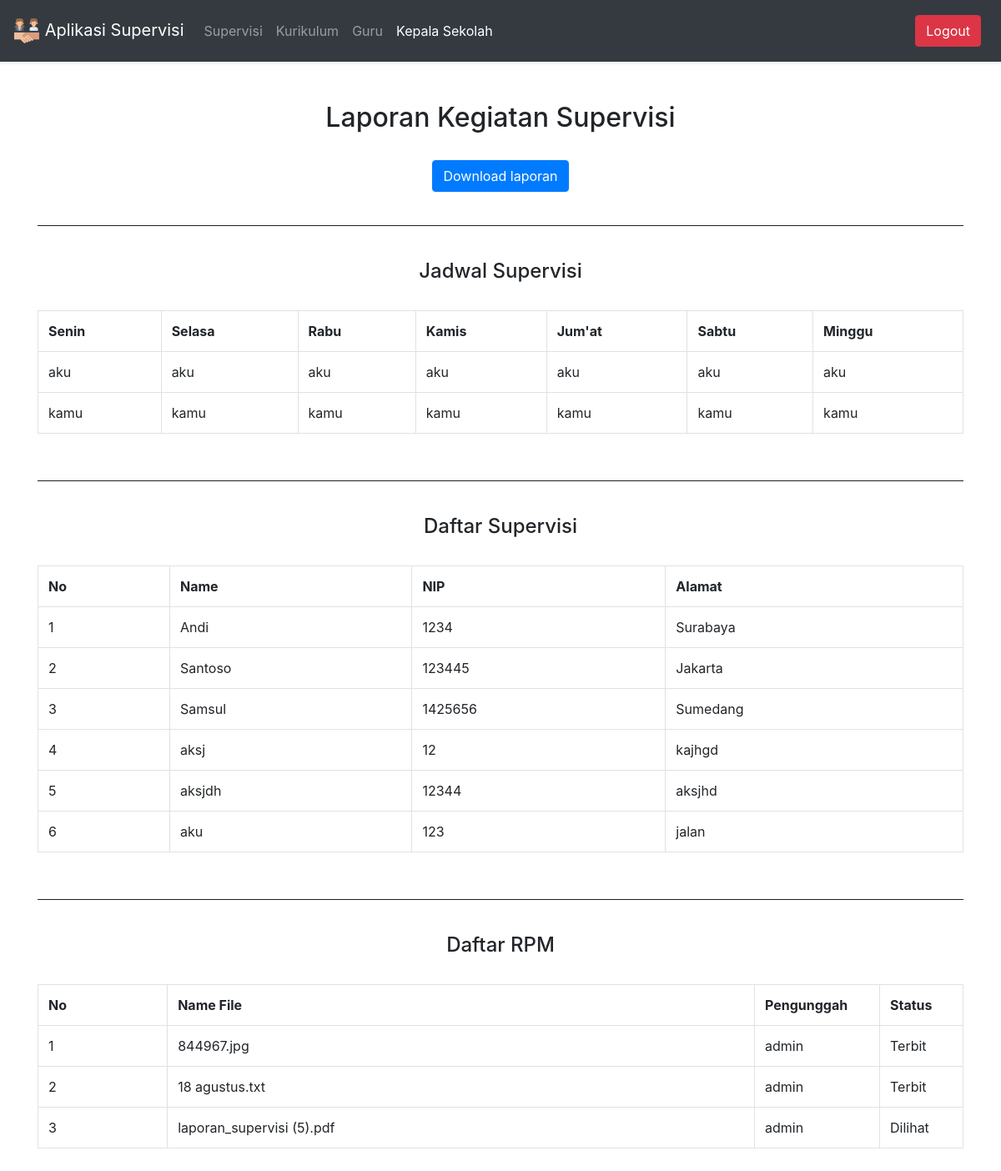
Page /view/kepala_sekolah/index.php (signed in) on the committed database.
### tables this page shows
CREATE TABLE `jadwal` (
  `id` int(11) NOT NULL,
  `senin` varchar(100) NOT NULL,
  `selasa` varchar(100) NOT NULL,
  `rabu` varchar(100) NOT NULL,
  `kamis` varchar(100) NOT NULL,
  `jumat` varchar(100) NOT NULL,
  `sabtu` varchar(100) NOT NULL,
  `minggu` varchar(100) NOT NULL
);

CREATE TABLE `supervisi` (
  `id` int(11) NOT NULL,
  `nama` varchar(50) NOT NULL,
  `nip` varchar(50) NOT NULL,
  `alamat` text NOT NULL
);

CREATE TABLE `upload` (
  `id_file` int(11) NOT NULL,
  `nama_file` varchar(100) NOT NULL,
  `status` varchar(100) DEFAULT NULL,
  `pengunggah` varchar(500) DEFAULT NULL
);

### view/kepala_sekolah/index.php (the view, shortened to what this page needs)
<!DOCTYPE html>
    <html>
        <head>
            <link rel="stylesheet" href="https://stackpath.bootstrapcdn.com/bootstrap/4.5.2/css/bootstrap.min.css">
        </head>
        <body>
            <nav class="navbar navbar-expand-lg navbar-dark bg-dark shadow-sm p-3 mb-5 bg-black">
                <a class="navbar-brand" href="../dashboard.php">
                    <img src="../../assets/img/supervisor.png" class="d-inline-block align-top" alt="">
                    Aplikasi Supervisi
                </a>
                <div class="collapse navbar-collapse" id="navbarSupportedContent">
                    <ul class="navbar-nav mr-auto">
                        <li class="nav-item">
                            <a class="nav-link" href="../supervisi/index.php">Supervisi</a>
                        </li>
                        <li class="nav-item">
                            <a class="nav-link" href="../kurikulum/index.php">Kurikulum</a>
                        </li>
                        <li class="nav-item">
                            <a class="nav-link" href="../guru/index.php">Guru</a>
                        </li>
                        <li class="nav-item active">
                            <a class="nav-link" href="../kepala_sekolah/index.php">Kepala Sekolah <span class="sr-only">(current)</span></a>
                        </li>
                    </ul>
                    <a href="../logout.php" class="btn btn-danger mr-2">Logout</a>
                </div>
            </nav>
            <div class="container">
                <h2 align='center'>Laporan Kegiatan Supervisi</h3>
                <br>
                <form align='center' action="report.php">
                    <button type="submit" class="btn btn-primary">Download laporan </button>
                </form>
                <br>
                <hr color="#212121">
                <br>
                <h4 align='center'>Jadwal Supervisi</h4>
                <br>
                <div class="form-group">
                    <table class="table table-bordered">
                        <tr>
                            <th>Senin</th>
                            <th>Selasa</th>
                            <th>Rabu</th>
                            <th>Kamis</th>
                            <th>Jum'at</th>
                            <th>Sabtu</th>
                            <th>Minggu</th>
                        </tr>
                        <?php
                            include "../../config/index.php";
                            $query_mysql = mysqli_query($koneksi, "SELECT * FROM jadwal");
                            while($data = mysqli_fetch_array($query_mysql)){
                        ?>
                        <tr>
                            <td><?php echo $data['senin']; ?></td>
                            <td><?php echo $data['selasa']; ?></td>
                            <td><?php echo $data['rabu']; ?></td>
                            <td><?php echo $data['kamis']; ?></td>
                            <td><?php echo $data['jumat']; ?></td>
                            <td><?php echo $data['sabtu']; ?></td>
                            <td><?php echo $data['minggu']; ?></td>
                        </tr>
                        <?php } ?>
                    </table>
                </div>
                <br>
                <hr color="#212121">
                <br>
                <h4 align='center'>Daftar Supervisi</h4>
                <br>
                <div class="form-group">
                    <table class="table table-bordered">
                        <tr>
                            <th>No</th>
                            <th>Name</th>
                            <th>NIP</th>
                            <th>Alamat</th>
                        </tr>
                        <?php
                            include "../../config/index.php";
                            $query_mysql = mysqli_query($koneksi, "SELECT * FROM supervisi");
                            $nomor = 1;
                            while($data = mysqli_fetch_array($query_mysql)){
                        ?>
                            <tr>
                            <td><?php echo $nomor++; ?></td>
                            <td><?php echo $data['nama']; ?></td>
                            <td><?php echo $data['nip']; ?></td>
                            <td><?php echo $data['alamat']; ?></td>
                        </tr>
                        <?php } ?>
                    </table>
                </div>
                <br>
                <hr color="#212121">
                <br>
                 <h4 align='center'>Daftar RPM</h4>
                <br>
                <div class="form-group">
                    <table class="table table-bordered">
                        <tr>
                            <th>No</th>
                            <th>Name File</th>
                            <th width="150px">Pengunggah</th>
                            <th width="100px">Status</th>
                        </tr>
                        <?php
                            include "../../config/index.php";
                            $query_mysql = mysqli_query($koneksi, "SELECT * FROM upload");
                            $nomor = 1;
                            while($data = mysqli_fetch_array($query_mysql)){
                        ?>
                            <tr>
                            <td><?php echo $nomor++; ?></td>
                            <td><?php echo $data['nama_file']; ?></td>
                            <td><?php echo $data['pengunggah']; ?></td>
                            <td><?php echo $data['status']; ?></td>
                        </tr>
                        <?php } ?>
                    </table>
                </div>
                <br>
            </div>
        </body>
    </html>

### rows in the picture
jadwal: senin "aku", selasa "aku", rabu "aku", kamis "aku", jumat "aku", sabtu "aku", minggu "aku"
jadwal: senin "kamu", selasa "kamu", rabu "kamu", kamis "kamu", jumat "kamu", sabtu "kamu", minggu "kamu"
supervisi: nama "Andi", nip "1234", alamat "Surabaya"
supervisi: nama "Santoso", nip "123445", alamat "Jakarta"
supervisi: nama "Samsul", nip "1425656", alamat "Sumedang"
supervisi: nama "aksj", nip "12", alamat "kajhgd"
supervisi: nama "aksjdh", nip "12344", alamat "aksjhd"
supervisi: nama "aku", nip "123", alamat "jalan"
upload: nama_file "844967.jpg", pengunggah "admin", status "Terbit"
upload: nama_file "18 agustus.txt", pengunggah "admin", status "Terbit"
upload: nama_file "laporan_supervisi (5).pdf", pengunggah "admin", status "Dilihat"
